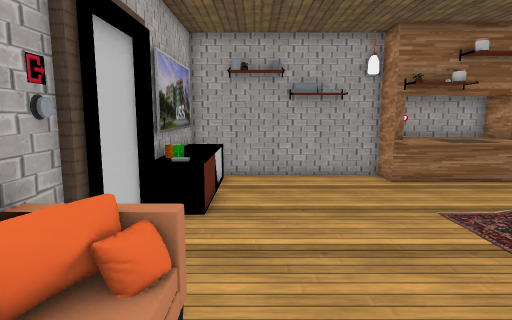
view 1 (above)

16 first-person views from a walk through a 3-D level made in the Unity game engine. The camera is 1.5 m above the floor, tilts 8° down and sees 75° across. The floor is counted in squares, 0.5 m on a side. Each view is taken from the middle of a square. On the plan, view 1 faces up. The plan holds only what a view shows up to about 20 squares ahead; the rest is blank. The player is left out. Some surface patterns are stand-ins.

view 2
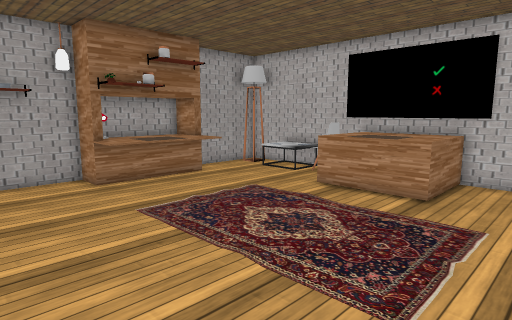

view 3
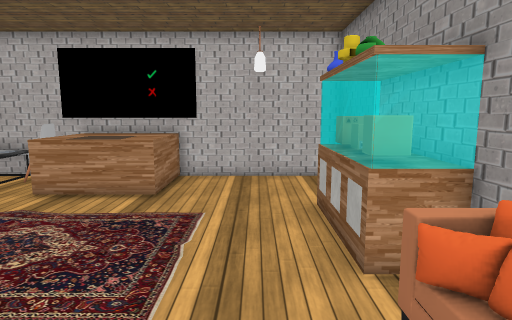

view 4
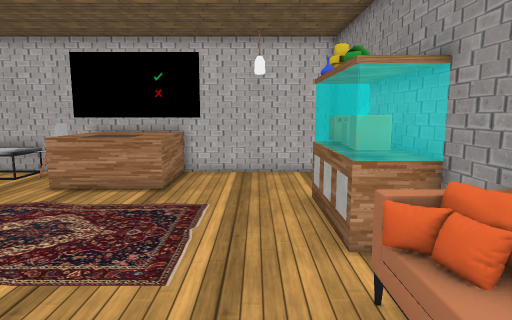

view 5
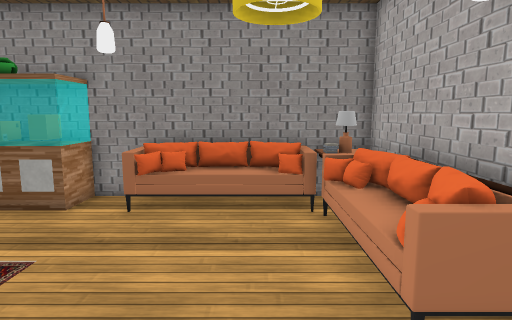

view 6
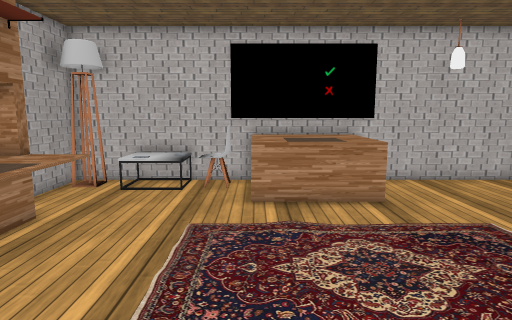

view 7
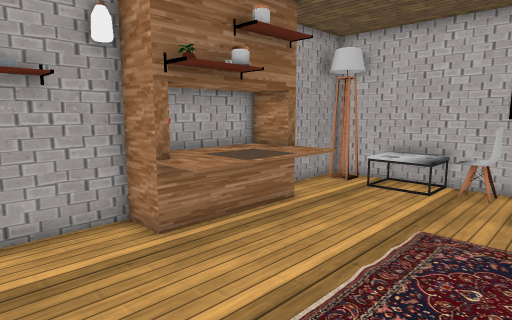

view 8
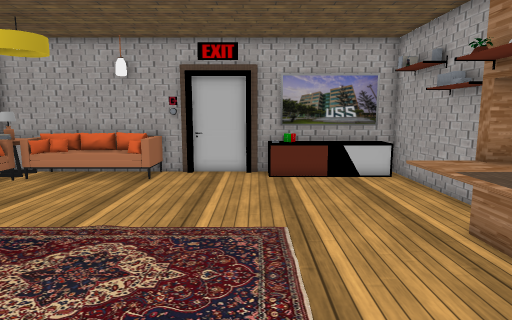

view 9
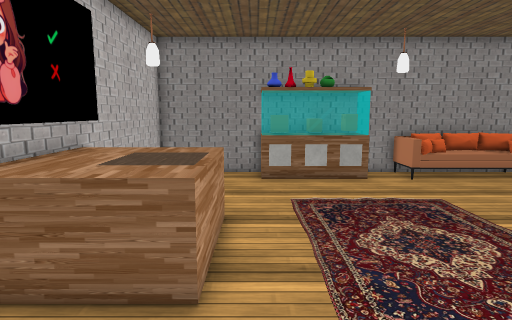

view 10
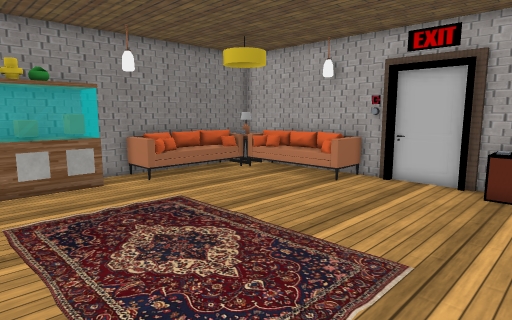

view 11
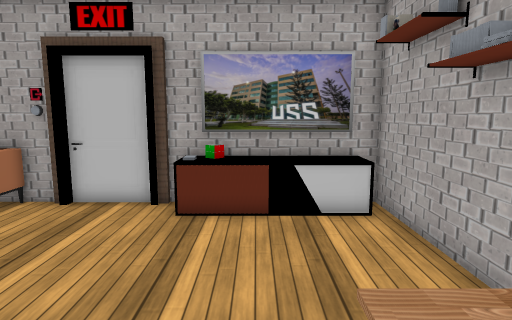

view 12
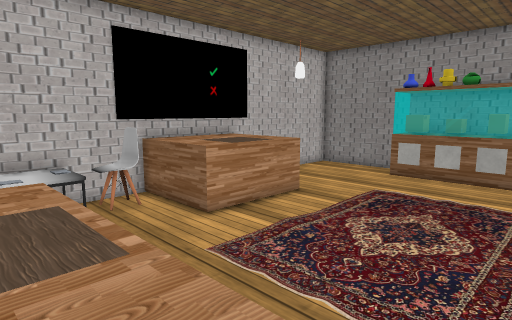

view 13
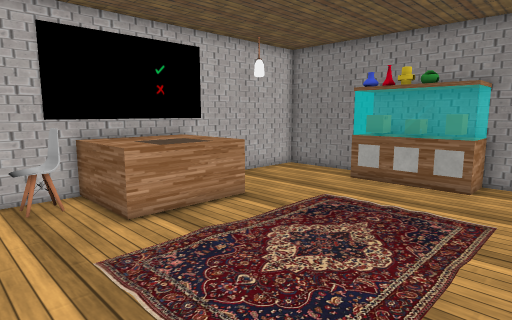

view 14
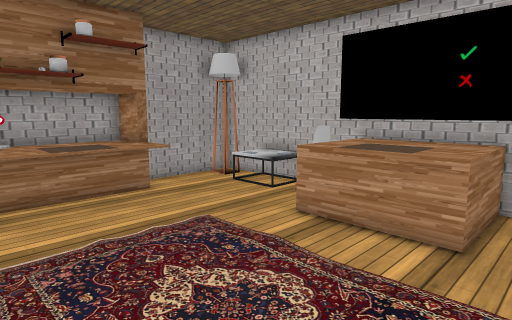

view 15
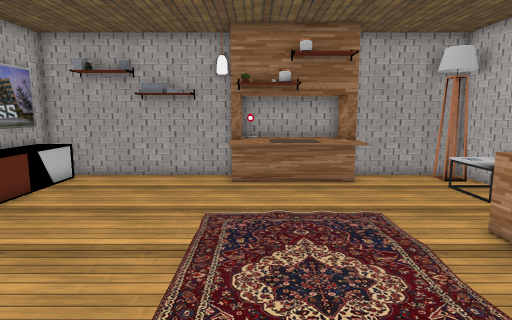

view 16
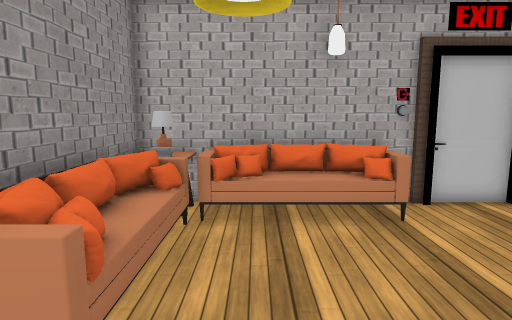

### Floor plan
Points are (right, up) in squares from view 1. A wall is a line through its corners. A room is listed if a view was taken in it or the views show most of it. See-through windows are left out.
Room 1 (views 1, 2, 3, 4, 5, 6, 7, 8, 9, 10, 11, 12, 13, 14, 15, 16)
walls: (16.9, 5.4) (16.9, 16.1) (10.4, 16.1); (7.5, 16.1) (-3.1, 16.1); (-3.1, 4.6) (-3.1, 3.4); (-3.1, 8.6) (-3.1, 5.8); (-3.1, 9.6) (-3.1, 9); (-3.1, -1.4) (-3.1, -3.9) (16.9, -3.9) (16.9, 2.6)
ways out: gap at (16, 15)
objects: other object (-3, -3) to (-2, -2); other object (-3, -1) to (-1, 4); other object (-3, 10) to (-2, 15); other object (-3, 11); other object (-2, 10); other object (-1, -3) to (-1, -2); other object (0, -3) to (5, -2); other object (6, 13) to (11, 16); other object (7, -3) to (11, -2); other object (10, -2); other object (12, -3) to (12, -2); other object (13, 4) to (16, 8); other object (15, 9) to (16, 10); other object (15, 11) to (16, 13); other object (15, 12) to (15, 13); other object (16, 11)

Where each view was taken, in squares from view 1:
view 1: 0 up, 0 right, facing up
view 2: 0 up, 1 right, facing up-right
view 3: 0 up, 1 right, facing right
view 4: 0 up, 0 right, facing right
view 5: 8 up, 1 right, facing down
view 6: 8 up, 2 right, facing right
view 7: 7 up, 2 right, facing up-right
view 8: 9 up, 14 right, facing left
view 9: 13 up, 12 right, facing down
view 10: 12 up, 12 right, facing down-left
view 11: 12 up, 8 right, facing left
view 12: 14 up, 5 right, facing down-right
view 13: 12 up, 4 right, facing down-right
view 14: 2 up, 5 right, facing up-right
view 15: 0 up, 7 right, facing up
view 16: 0 up, 8 right, facing left
